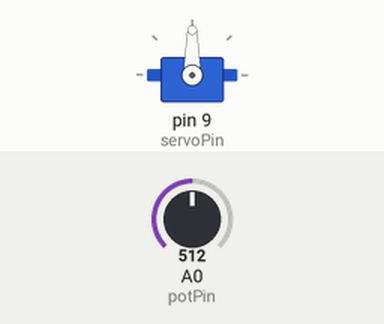
Recording of a sketch running on a simulated Arduino Uno, built with avr-gcc and run on an emulated ATmega328P. Shown: servo. The test bench sets the inputs (shaded band); at power-on: A0 (potPin) = 512.

Above: at 1.2 s.
1.3 s: A0 (potPin) set to 716
At 2.2 s:
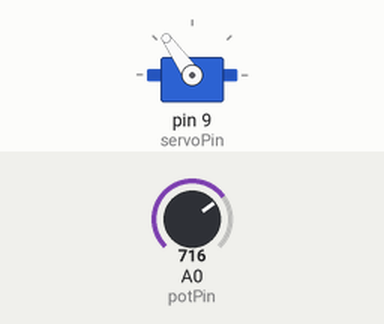
2.8 s: A0 (potPin) set to 900
At 4.0 s:
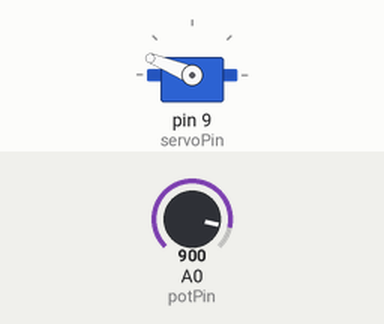
4.3 s: A0 (potPin) set to 1023
At 5.5 s:
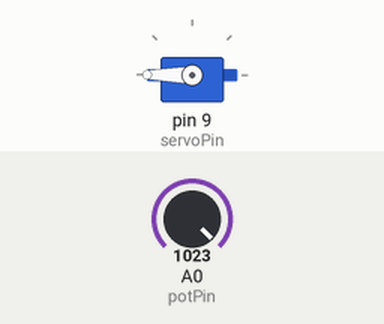
5.8 s: A0 (potPin) set to 306
At 6.5 s:
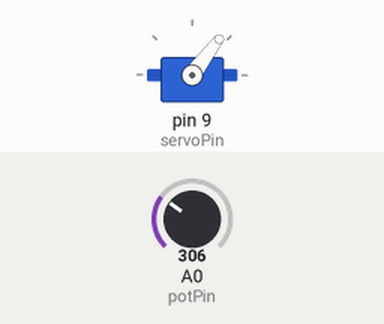
7.3 s: A0 (potPin) set to 122
At 7.9 s:
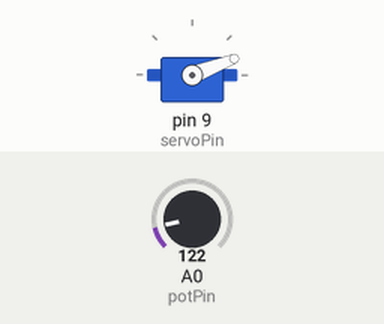
Timing chart, 0 to 9.8 s (numbered marks = the images above; inputs shaded):
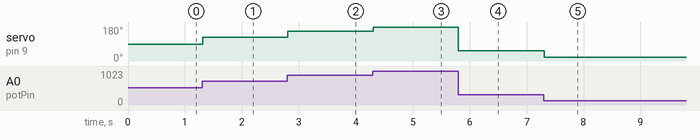

Measured:
- after the input at 1.3 s, servo on pin 9 (servoPin): 90° → 125° at once
- after the input at 2.8 s, servo on pin 9 (servoPin): 125° → 158° at once
- after the input at 4.3 s, servo on pin 9 (servoPin): 158° → 180° at once
- after the input at 5.8 s, servo on pin 9 (servoPin): 180° → 53° at once
- after the input at 7.3 s, servo on pin 9 (servoPin): 53° → 21° at once

The sketch:

Servo.ino
```cpp
#include <Servo.h>

Servo myServo;			// Create a servo object
const int potPin = A0;	// Analog pin connected to the potentiometer
const int servoPin = 9; // PWM pin connected to the servo
void setup()
{
	myServo.attach(servoPin); // Attach the servo on pin 9 to the servo object
}
void loop()
{
	int potValue = analogRead(potPin);			// Read the potentiometer value (0-1023)
	int angle = map(potValue, 0, 1023, 0, 180); // Map the potentiometer value to a servo angle (0-180)
	myServo.write(angle);						// Set the servo position according to the mapped value
	delay(15);									// Small delay to allow the servo to reach the position
}

//circuit is in servo.png file
```
